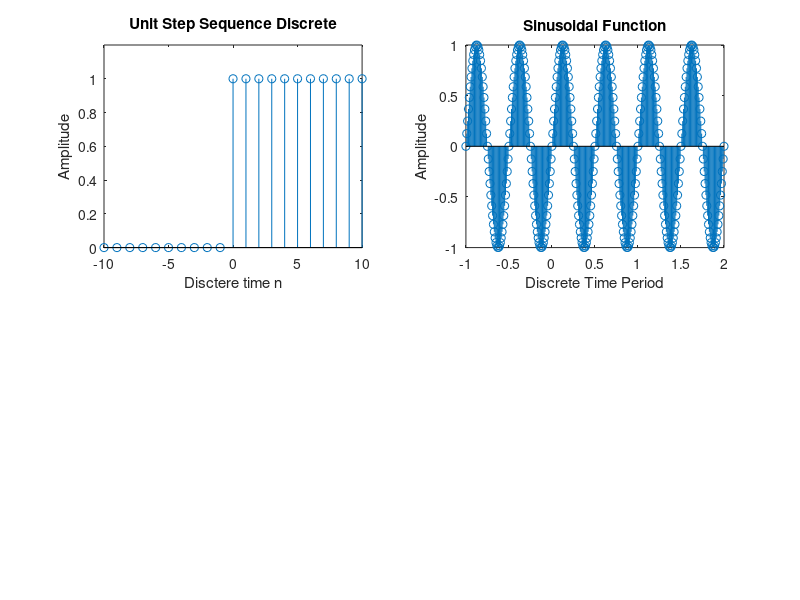

Write MATLAB code to recreate this figure. (Note: this script raises an error after producing the figure.)
n = -10:1:10;
step = [zeros(1,10),ones(1,11)];
figure;
subplot(2,2,1);
stem(n,step);
xlabel('Disctere time n');
ylabel('Amplitude');
title('Unit Step Sequence Discrete');
axis([-10 10 0 1.2]);

t2=-1:0.01:2;
f2=2;
a2=1;
y2=a2*sin(2*pi*f2*t2);
subplot(2,2,2);
stem(t2,y2);
xlabel('Discrete Time Period');
ylabel('Amplitude');
title('Sinusoidal Function');


a= -10:1:10;
addition1 = step + y2;
subplot(2,2,3);
stem(a,addition1);
xlabel('jjk');
ylabel('kknn');
